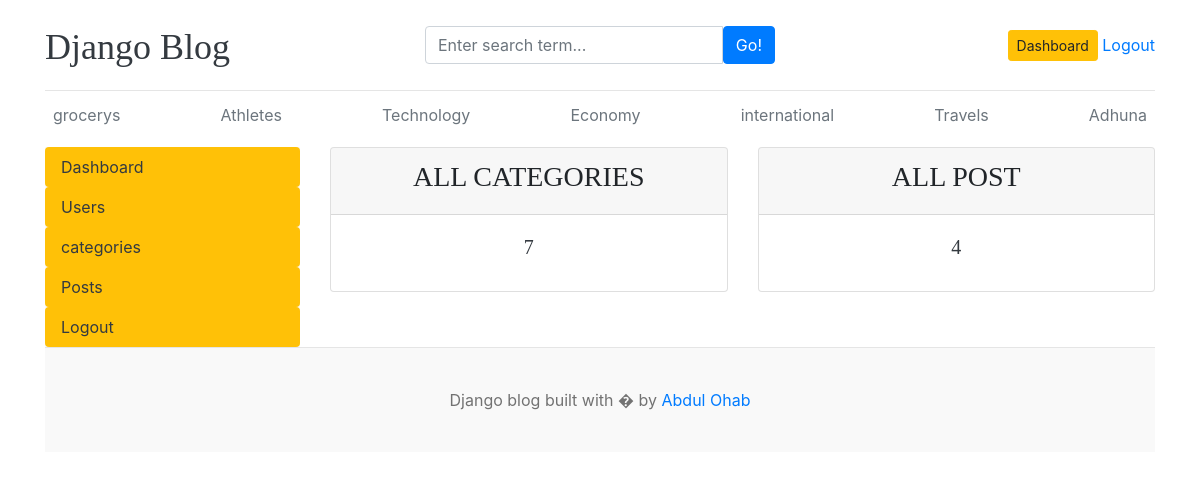
The page /dashboard/ (signed in) on the database its author committed.
### home/models.py (models this page shows, shortened)
class Category(models.Model):
    category_name=models.CharField(max_length=50,unique=True)
    created_at=models.DateTimeField(auto_now_add=True)
    updated_at=models.DateTimeField(auto_now=True)

### dashboard/views.py (the view)
# urls.py: path('', views.dashboardPage ,name='dashboardPage'),
@login_required(login_url='loginPage')
def dashboardPage(request):
    categories = Category.objects.all()
    categories_count=Category.objects.all().count()
    blogs_count=Blogs.objects.all().count()
    context = {'categories': categories,'categories_count':categories_count,'blogs_count':blogs_count}
    return render(request,'dashbord/dashboard.html',context)

### templates/dashbord/dashboard.html
{% extends 'base.html' %}
{% block content %}
<div class="row">
    {% include '../dashbord/leftSideBar.html' %}
    <div class="col-md-9">
        <div class="row">
            <div class="col">
                <div class="card border-default mb-3">
                    <div class="card-header text-center text-uppercase font-weight-bold ">
                        <h3>All Categories</h3>
                    </div>
                    <div class="card-body text-dark">
                        <h5 class="card-title text-center">{{categories_count}} </h5>
                    </div>
                </div>
            </div>
            <div class="col">
                <div class="card border-default mb-3">
                    <div class="card-header text-center text-uppercase font-weight-bold ">
                        <h3>All Post</h3>
                    </div>
                    <div class="card-body text-dark">
                        <h5 class="card-title text-center">{{blogs_count}}</h5>
                    </div>
                </div>
            </div>
        </div>
    </div>
</div>
{% endblock %}

### templates/header.html (shortened to what this page needs)
{% load static %}
<!DOCTYPE html>
<html lang="en">
<head>
    <link href="https://getbootstrap.com/docs/4.0/dist/css/bootstrap.min.css" rel="stylesheet">
    <link href="https://cdnjs.cloudflare.com/ajax/libs/font-awesome/6.0.0/css/all.min.css" rel="stylesheet">
    <link href="{% static 'css/blog.css' %}" rel="stylesheet">
  </head>
<body>
    <div class="container">
      <header class="blog-header py-3">
        <div class="row flex-nowrap justify-content-between align-items-center">
          <div class="col-4 pt-1">
            <a class="blog-header-logo text-dark" href="/">Django Blog</a>
          </div>
          <div class="col-4">
            <form action="{% url 'search' %}" method="GET" >
            <div class="input-group">
                <input class="form-control" type="text" name="keyword" placeholder="Enter search term..." aria-label="Enter search term..." aria-describedby="button-search" />
                <button type="submit" class="btn btn-primary" id="button-search" type="button">Go!</button>
            </div>
        </form>
          </div>
          <div class="col-4 d-flex justify-content-end align-items-center">
            {% if not user.is_authenticated %}
            <a class="btn btn-sm btn-warning" href="{% url 'loginPage'  %}">Login</a> &nbsp;
            <a class="btn btn-sm btn-outline-secondary" href="{% url 'registerPage'   %}">Register</a>
            {% else %}
            <span> <a href="{% url 'dashboardPage' %}" class="btn btn-sm btn-warning " > Dashboard </a> </span>&nbsp;
            <span> <a href="{% url 'logoutPage' %}"> Logout </a> </span>
            {% endif %}
          </div>
        </div>
      </header>
      <div class="nav-scroller py-1 mb-2">
        <nav class="nav d-flex justify-content-between ">
          {% for category in categories %}
          <a class="p-2 text-muted  " href="{% url 'categoryPage' category.id  %}"> {{category.category_name}}</a>
          {% endfor %}
        </nav>
      </div>

### static/css/blog.css (style rules this page uses)
.blog-header { border-bottom: 1px solid #e5e5e5; }
.blog-header-logo { font-family: "Playfair Display", Georgia, "Times New Roman", serif; font-size: 2.25rem; }
h1, h2, h3, h4, h5, h6 { font-family: "Playfair Display", Georgia, "Times New Roman", serif; }

### rows shown on the page
Category: category_name "grocerys"
Category: category_name "Athletes"
Category: category_name "Technology"
Category: category_name "Economy"
Category: category_name "international"
Category: category_name "Travels"
Category: category_name "Adhuna"

### other values the page prints
{{ categories_count }} "7"
{{ blogs_count }} "4"
